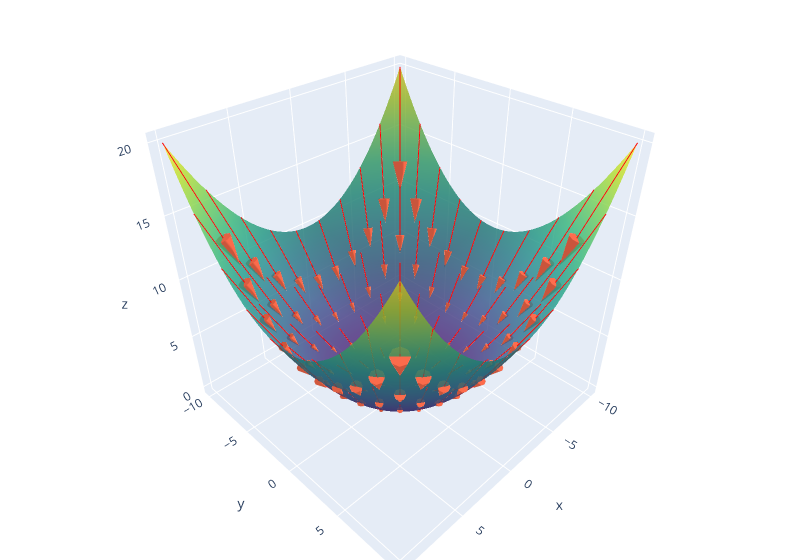

Notebook source saved alongside this figure:
### Markdown cell above
We can also visualize the gradient as vectors that follow the surface of the function, as it is a common way to visualize gradients, but remember what we said about the gradient living in the input space.

### Code cell
plot_gradient_2d(f, lambda x1, x2: df(-x1, -x2), follow_surface=True)
